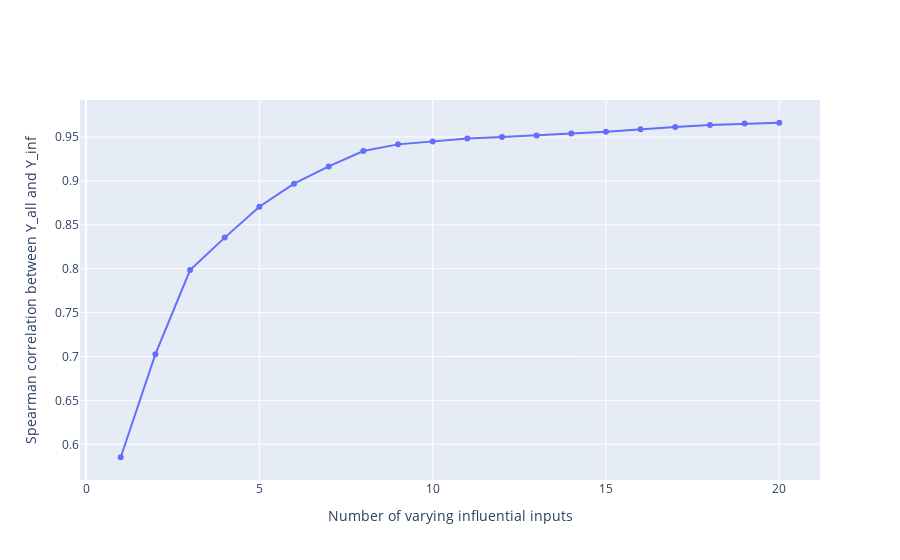

Write notebook code for a chart like this one.
### Code cell
fig.show()

### Figure 1 — Plotly figure (JSON) as saved in the notebook; plotly's stock layout.template omitted (floating-point values rounded to 4 significant figures)
{"data": [{"mode": "markers+lines", "showlegend": false, "type": "scatter", "x": [1, 2, 3, 4, 5, 6, 7, 8, 9, 10, 11, 12, 13, 14, 15, 16, 17, 18, 19, 20], "y": [0.5853, 0.7027, 0.7986, 0.8354, 0.8707, 0.8968, 0.9165, 0.9341, 0.9417, 0.9449, 0.9482, 0.9502, 0.9518, 0.9541, 0.956, 0.959, 0.9615, 0.9637, 0.9653, 0.9663]}], "layout": {"xaxis": {"title": {"text": "Number of varying influential inputs"}}, "yaxis": {"title": {"text": "Spearman correlation between Y_all and Y_inf"}}}}
